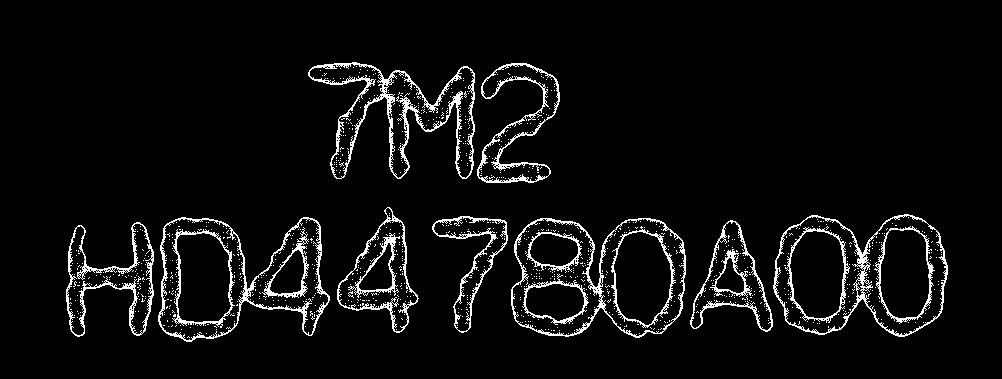
%> input picture Photos/Laplacian.bmp, 1002 x 379 px
$ octave --eval "task_7;"   (GNU Octave 9; MATLAB toolbox functions it lacks are replaced by stand-ins)
%> lines starting %> are read from the running program, lines starting %| are printed output that depends on the picture; in (x1, y1, x2, y2) boxes, pixels count from 0 and x2, y2 are one past the last pixel; in counts of white or black regions, pixels touching at a corner belong together; the program's own positions count from 1
function task_7

    I = imread("Photos/Laplacian.bmp");
%> I is the input picture: size 379x1002 uint8; 5.3% white in thin lines or dots, all inside (x1, y1, x2, y2) = (66, 62, 948, 342)
    O = imread("Photos/charact2.bmp");
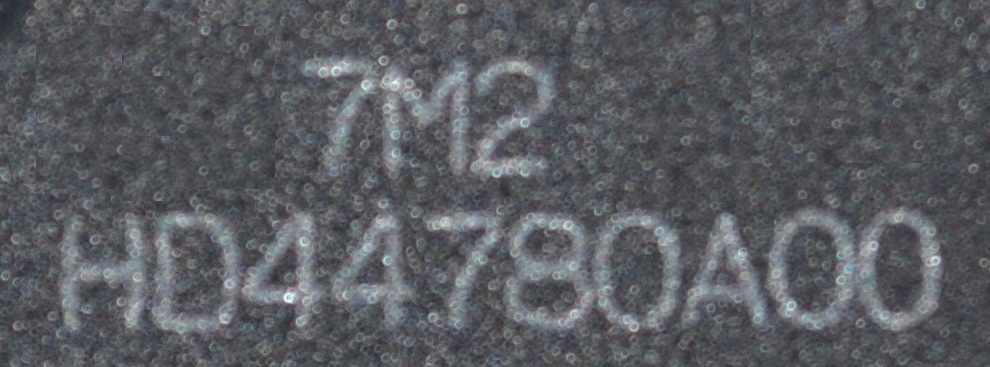
%> input picture Photos/charact2.bmp, 990 x 367 px
%> O is the input picture: size 367x990x3 uint8; mean R, G, B 89.9, 91.5, 96.7
    I = bwareaopen(I,800);
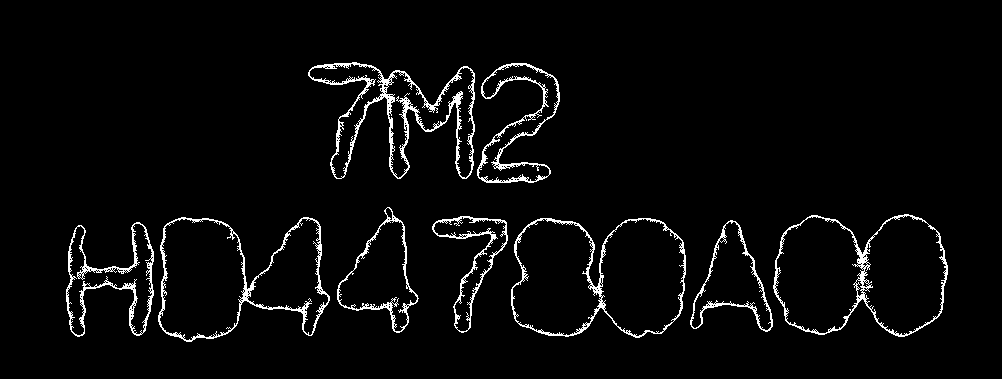
%> I: size 379x1002 logical; 3.6% white in thin lines or dots, all inside (x1, y1, x2, y2) = (66, 62, 948, 342)
    CC = bwconncomp(I,8);   % connected component detection
%> CC = 9 connected components
    stats = regionprops(CC, 'BoundingBox');  % Edge for CC
%> stats = 9 regions; largest, box (x1, y1, x2, y2): (773, 214, 948, 337), (158, 217, 330, 342), (511, 218, 686, 338), (308, 62, 475, 179), (337, 207, 419, 333)

    width_threshold = 100;

    figure;
    subplot_idx = 1;

    total_subplots = 0;

    % compute how many charac.
    for k = 1:length(stats)
        bbox = stats(k).BoundingBox;
        width = bbox(3);

        if width > width_threshold
            total_subplots = total_subplots + 2;  % if cut then count it to 2 charac,
        else
            total_subplots = total_subplots + 1;  % else count to 1
        end
    end
%> this loop made 9 passes
%> (bbox, width, total_subplots) on passes 1 to 9: ([66.5 222.5 88 115], 88, 1), ([158.5 217.5 172 125], 172, 3), ([308.5 62.5 167 117], 167, 5), ([337.5 207.5 82 126], 82, 6), ([432.5 216.5 76 117], 76, 7), ([477.5 63.5 83 120], 83, 8), ([511.5 218.5 175 120], 175, 10), ([690.5 220.5 83 112], 83, 11), ([773.5 214.5 175 123], 175, 13)

    rows = ceil(total_subplots / 4);
%> rows = 4
    output_folder = 'Photos\task7';
    if ~exist(output_folder, 'dir')
        mkdir(output_folder);
    end

    for k = 1:length(stats)
        bbox = stats(k).BoundingBox;
        width = bbox(3);
        height = bbox(4);

        if width > width_threshold
            % Cut evenly if it's too wide
            mid_x = bbox(1) + width / 2;

            bbox1 = [bbox(1), bbox(2), width / 2, height];
            bbox2 = [mid_x, bbox(2), width / 2, height];

            % first edge frame
            cropped1 = imcrop(O, bbox1);
            subplot(rows, 4, subplot_idx);
            imshow(cropped1);
            title(sprintf('Region %d - Part 1', k));
            subplot_idx = subplot_idx + 1;

            save_path1 = fullfile(output_folder, sprintf('region_%d_part1.bmp', k));
            imwrite(cropped1, save_path1);

            % 2nd edge frame
            cropped2 = imcrop(O, bbox2);
            subplot(rows, 4, subplot_idx);
            imshow(cropped2);
            title(sprintf('Region %d - Part 2', k));
            subplot_idx = subplot_idx + 1;

            save_path2 = fullfile(output_folder, sprintf('region_%d_part2.bmp', k));
            imwrite(cropped2, save_path2);

        else
            % Not so wide then not cut
            cropped = imcrop(O, bbox);
            subplot(rows, 4, subplot_idx);
            imshow(cropped);
            title(sprintf('Region %d', k));
            subplot_idx = subplot_idx + 1;

            save_path = fullfile(output_folder, sprintf('region_%d.bmp', k));
            imwrite(cropped, save_path);

        end
    end
%> this loop made 9 passes
%> (bbox, width, height, mid_x, bbox1, bbox2, subplot_idx) on passes 2, 3, 7, 9: ([158.5 217.5 172 125], 172, 125, 244.5, [158.5 217.5 86 125], [244.5 217.5 86 125], 4), ([308.5 62.5 167 117], 167, 117, 392, [308.5 62.5 83.5 117], [392 62.5 83.5 117], 6), ([511.5 218.5 175 120], 175, 120, 599, [511.5 218.5 87.5 120], [599 218.5 87.5 120], 11), ([773.5 214.5 175 123], 175, 123, 861, [773.5 214.5 87.5 123], [861 214.5 87.5 123], 14)
%> (bbox, width, height, subplot_idx) on passes 1, 4, 5, 6, 8: ([66.5 222.5 88 115], 88, 115, 2), ([337.5 207.5 82 126], 82, 126, 7), ([432.5 216.5 76 117], 76, 117, 8), ([477.5 63.5 83 120], 83, 120, 9), ([690.5 220.5 83 112], 83, 112, 12)
%> pass 1, in task_7, `cropped = imcrop(O, bbox);`:
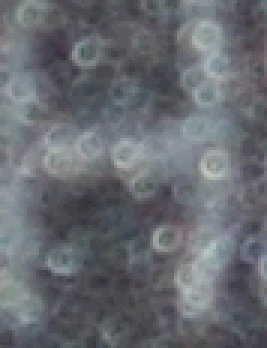
%> cropped: size 116x89x3 uint8 (shown 3 times larger); mean R, G, B 103.9, 106.6, 112.8
%> after the loop:
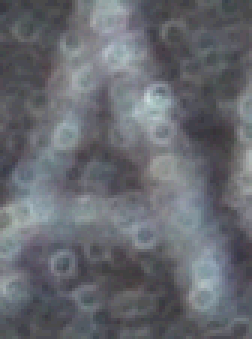
%> cropped: size 113x84x3 uint8 (shown 3 times larger); mean R, G, B 102.6, 105.2, 111.6
%> after the loop:
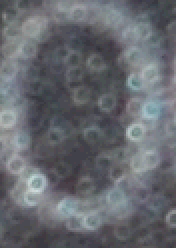
%> cropped1: size 124x88x3 uint8 (shown 2 times larger); mean R, G, B 102.3, 105.1, 111
%> after the loop:
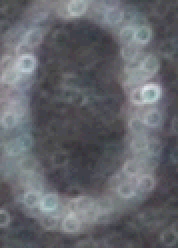
%> cropped2: size 124x89x3 uint8 (shown 2 times larger); mean R, G, B 100, 101.8, 107.8
%> after the loop, save_path = 'Photos\task7/region_8.bmp'; save_path1 = 'Photos\task7/region_9_part1.bmp'; save_path2 = 'Photos\task7/region_9_part2.bmp'
%> `task_7;`:
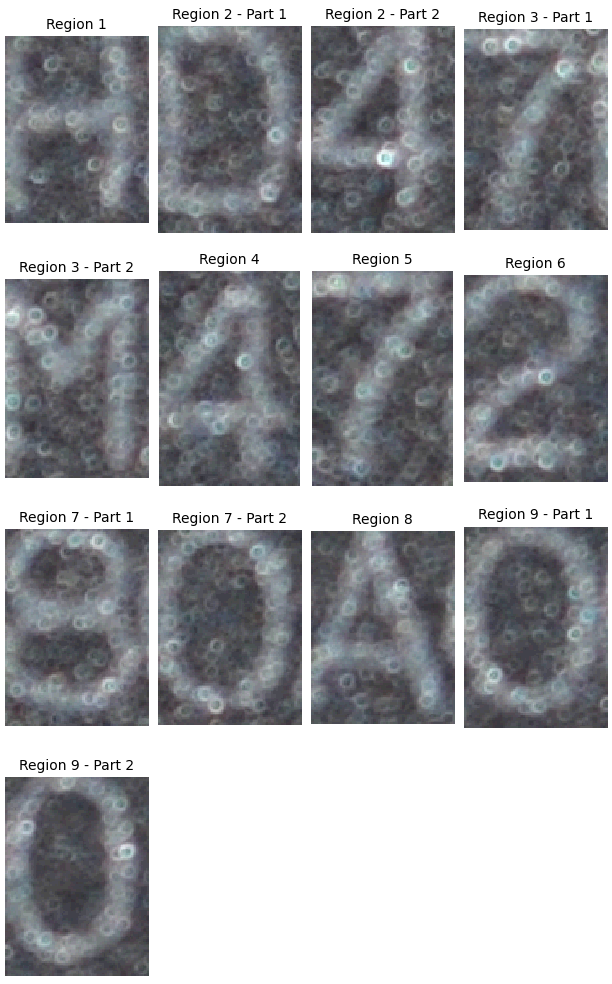
%> figure redrawn from the program's plot data, 13 panels

end
